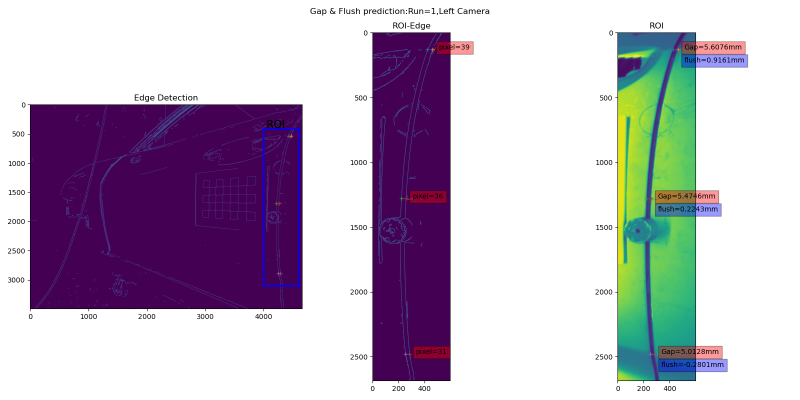
#> input picture output/fig/Left/Run1-Left-Bottom-ROI-MeasurePoint.png, 1600 x 800 px, given in place of Run1-Left.jpg, which was not available (shown at 1/2 size)
$ python imageProV2.py
#> lines starting #> are read from the running program, lines starting #| are printed output that depends on the picture; after the words box and inside, x2 and y2 are one past the last pixel; in counts of white or black regions, pixels touching at a corner belong together; pictures that were not available may be replaced by others from this repository, and a replacement may not be noted

## Compare to imagePre_newV1.py, the logic to detect measure point optimized with brightness value : from line 217
#!/usr/bin/env python
import cv2
import numpy as np
import os
import glob
import matplotlib.pyplot as plt
import pandas as pd
from sklearn.linear_model import LinearRegression
import matplotlib.patches as patches


data_dir='220912_Photos and Groud Truth Results/'
out_dir='220912_analoutput/' ## Need set


#### ---------Check and creat directory to store outputs.--------------
fig_dir='fig/'
fig_path= os.path.join(out_dir, fig_dir)
if os.path.exists(fig_path) ==False:
    os.mkdir(fig_path)
    print("Directory '%s' created" %fig_path)

csv_dir= 'pixelscount/'
csv_path= os.path.join(out_dir, csv_dir)

if os.path.exists(csv_path) ==False:
    os.mkdir(csv_path)
    print("Directory '%s' created" %csv_path)


#### ----------Parameters ---------------------------

canny_thresh={"Right":[100,250],"Left":[100,200],"Middle Left":[100,200],"Middle":[50,150]}
shift_par={"Right":2.4,"Left":2.05,"Middle Left":2.4,"Middle":2.3}

#### ----------Function---------------------------


def fit_linear_lines(line1_pt,line2_pt,line3_pt,line4_pt):

    lines_pt=[line1_pt,line2_pt,line3_pt,line4_pt]
    lines_a=[]#store intercept of each line
    lines_b=[]#store slope of each line
    for line_pt in lines_pt:
        x=line_pt[:,:,0]
        y=line_pt[:,:,1]
        m = LinearRegression().fit(x, y)
        r_sq=m.score(x,y)
        # print(f"LR model R-square: {r_sq}")
        a,b=m.intercept_,m.coef_[0]
        lines_a.append(a)
        # print("intercept",a)
        lines_b.append(b)
    lines_a=[a[0] for a in lines_a]
    lines_b=[b[0] for b in lines_b]
    return(lines_a,lines_b)


#### --------- Main Loop------------
df_pixels_all=pd.DataFrame()
for camera in ["Left","Right","Middle Left","Middle"]:#,
    df_pixels=pd.DataFrame()
    for run_no in [str(x) for x in list(range(1,17)) ]:##if x != 2
        print("------------------run={}------------------".format(run_no))

        images = glob.glob(data_dir+'Run '+run_no+'/*')
        imgL=cv2.imread(data_dir+'Run '+run_no+'/Run'+run_no+"-Left.jpg",0)
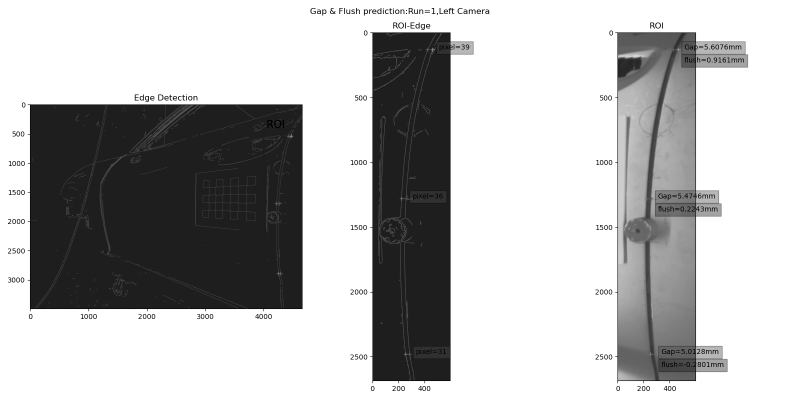
#> imgL: shape (800, 1600) (shown at 1/2 size); min 0, max 255, mean 184.7
        imgML = cv2.imread(data_dir+'Run '+run_no+'/Run'+run_no+"-Middle Left.JPG",0)
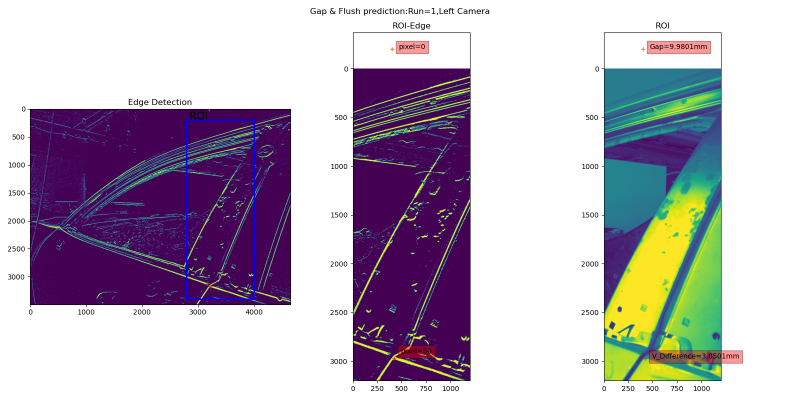
#> input picture output/fig/Left/Run1-Left-ROI-Top2-MeasurePoint.png, 1600 x 800 px, given in place of Run1-Middle Left.JPG, which was not available (shown at 1/2 size)
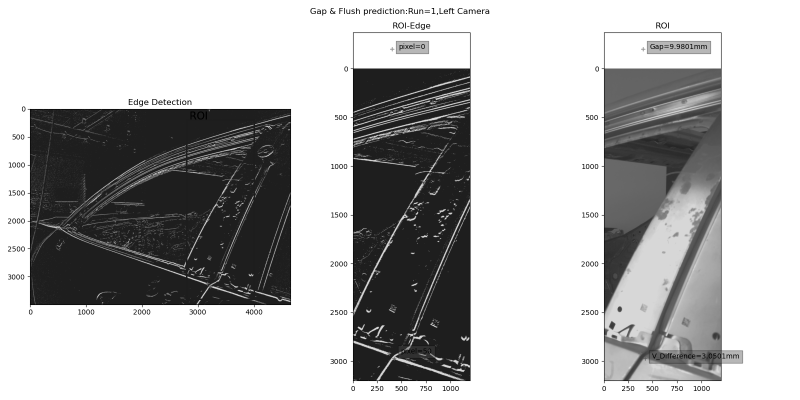
#> imgML: shape (800, 1600) (shown at 1/2 size); min 0, max 255, mean 180
        imgM = cv2.imread(data_dir+'Run '+run_no+'/Run'+run_no+"-Middle.JPG",0)
        imgR = cv2.imread(data_dir+'Run '+run_no+'/Run'+run_no+"-Right.jpg",0)

        images={"Right":imgR,"Left":imgL,"Middle":imgM,"Middle Left":imgML}

        img=images[camera]


        # plt.figure(figsize=(16,8))
        # plt.subplot(121);plt.imshow(img);plt.title("Raw-gray")

        ##Image Blur and Edge Detection
        img_blur=cv2.GaussianBlur(img,(5,5),0)
        edges = cv2.Canny(image=img_blur, threshold1=canny_thresh[camera][0], threshold2=canny_thresh[camera][1]) # Canny Edge Detection
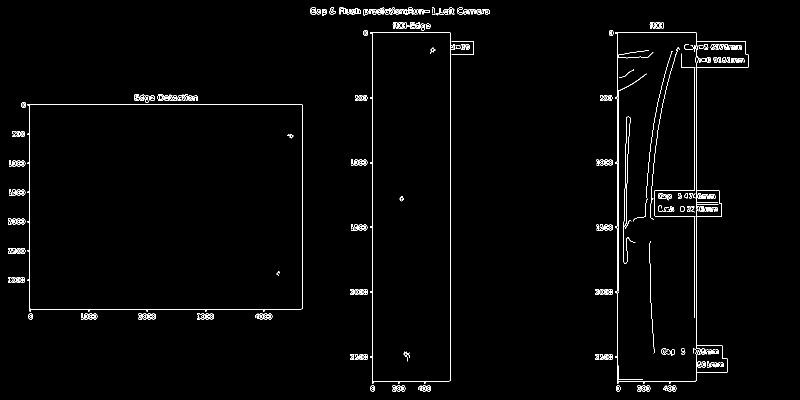
#> edges: shape (800, 1600) (shown at 1/2 size); 1.5% white in thin lines or dots, all inside (x1, y1, x2, y2) = (16, 15, 1497, 783)
        bin_edg=edges[:,:]>0
        bin_edg=bin_edg.astype(float)
        edge_y,edge_x=np.where(bin_edg==1)## find pixel location of edges (switch them)
#> edge_y = 19295 values from 15 to 782; edge_x = 19295 values, max 1496 at index 3768, min 16 at index 11698, mean 923.8
        # plt.figure(figsize=(16,16))
        # plt.imshow(bin_edg[:,:])
        # plt.close()

        # ## Corner detection

        nx,ny=6,4
        CHECKERBOARD = (nx,ny)
        criteria = (cv2.TERM_CRITERIA_EPS + cv2.TERM_CRITERIA_MAX_ITER, 30, 0.001)

        gray=img
        ret, corners = cv2.findChessboardCorners(gray, (nx,ny))
#> ret = False; corners = None
        print("Corner Detection works:",ret)
#| Corner Detection works: False

        # [11 lines of commented-out code are left out]
        if ret ==True:

            corners[:,:,0].min(),corners[:,:,0].max(),corners[:,:,1].min(),corners[:,:,1].max()

            corner_x_diff=np.diff(corners[:,:,0].flatten())[np.diff(corners[:,:,0].flatten())>np.quantile(abs(np.diff(corners[:,:,0].flatten())),0.25)]
            corner_y_diff=np.diff(corners[:,:,1].flatten())[np.diff(corners[:,:,1].flatten())>np.quantile(abs(np.diff(corners[:,:,1].flatten())),0.25)]
            corner_x_diff,corner_y_diff

            ROI_width=200
            shift_multiples=shift_par[camera]
            ROI_x_start,ROI_x_end=int(corners[:,:,0].max()+corner_x_diff.max()*shift_multiples),int(corners[:,:,0].max()+corner_x_diff.max()*shift_multiples+ROI_width)
            ROI_y_start,ROI_y_end=int(corners[:,:,1].min()-corner_y_diff.max()*shift_multiples),int(corners[:,:,1].max()+corner_y_diff.max()*shift_multiples)

        # #### Set ROI mannually
        else:
            ROI_x_start,ROI_x_end=2200,2500
            ROI_y_start,ROI_y_end=2800,3800


        # ### Fit lines to the corner points of checkerboard

        print("Fit lines to corner points...")
#> (the run stopped early here; a loop or call above may not have finished)
